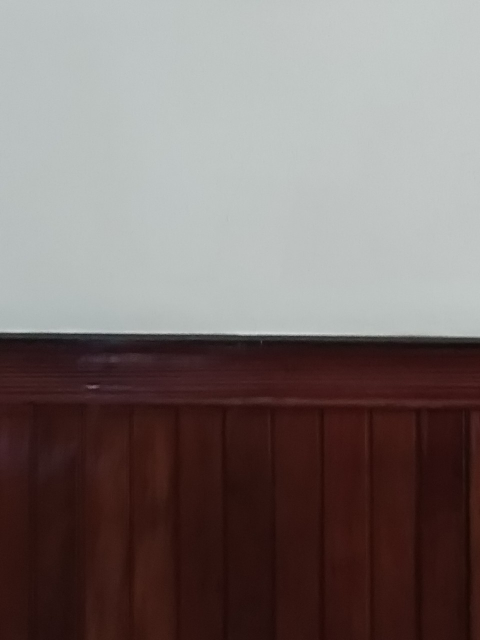
#> input picture home.jpg, 960 x 1280 px (shown at 1/2 size)
$ python background_subtraction.py
#> lines starting #> are read from the running program, lines starting #| are printed output that depends on the picture; after the words box and inside, x2 and y2 are one past the last pixel; in counts of white or black regions, pixels touching at a corner belong together
import numpy as np
import cv2

# Đọc và resize ảnh nền 1
bg1_image = cv2.imread('home.jpg', 1)
#> bg1_image is the input picture: shape (1280, 960, 3); mean B, G, R 110.9, 112.9, 123.7
bg1_image = cv2.resize(bg1_image, (678, 381))
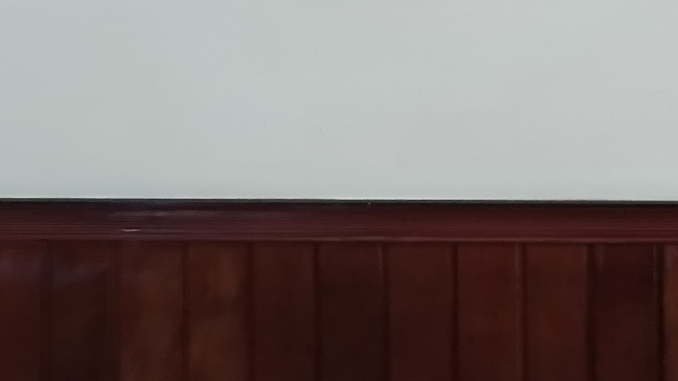
#> bg1_image: shape (381, 678, 3); mean B, G, R 110.8, 112.9, 123.6

# Đọc và resize ảnh đối tượng
ob_image = cv2.imread('me_and_home.jpg', 1)
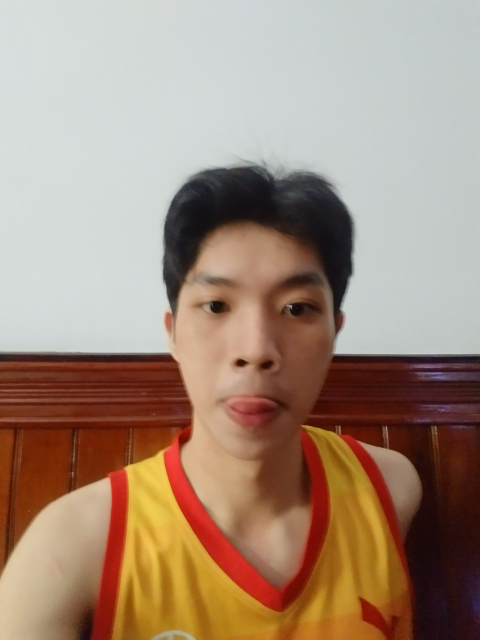
#> input picture me_and_home.jpg, 960 x 1280 px (shown at 1/2 size)
#> ob_image is the input picture: shape (1280, 960, 3); mean B, G, R 122.7, 140.2, 164.6
ob_image = cv2.resize(ob_image, (678, 381))
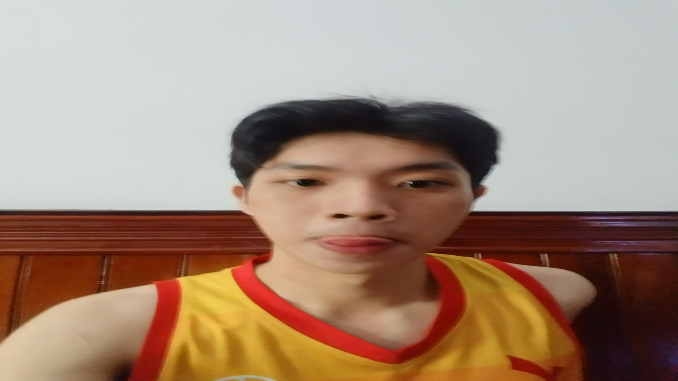
#> ob_image: shape (381, 678, 3); mean B, G, R 122.6, 140.1, 164.5

# Đọc và resize ảnh nền 2
bg2_image = cv2.imread('another_place.jpg', 1)
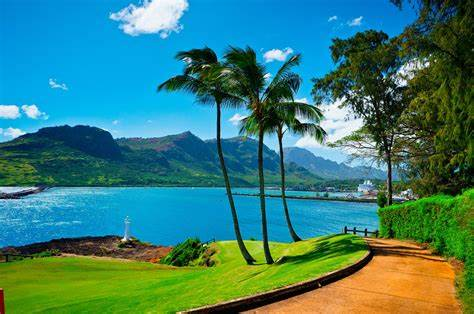
#> input picture another_place.jpg, 474 x 314 px
#> bg2_image is the input picture: shape (314, 474, 3); mean B, G, R 116.7, 125.5, 58.2
bg2_image = cv2.resize(bg2_image, (678, 381))
#> bg2_image: shape (381, 678, 3)

def compute_difference(bg_img, input_img):
    # Tính sự khác biệt giữa ảnh nền và ảnh đầu vào
    difference_single_channel = cv2.absdiff(bg_img, input_img)

    # Chuyển đổi ảnh khác biệt sang màu xám
    difference_single_channel_gray = cv2.cvtColor(difference_single_channel, cv2.COLOR_BGR2GRAY)
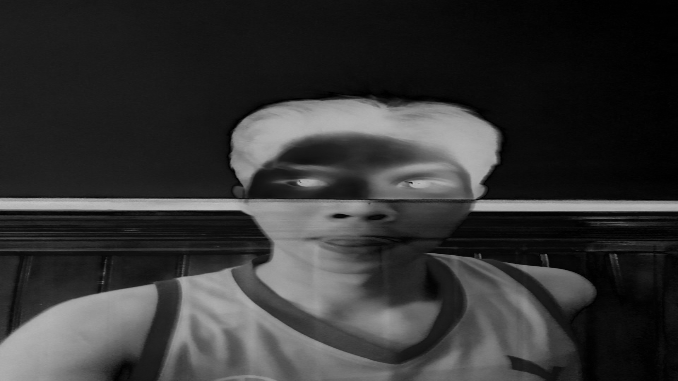
#> difference_single_channel_gray: shape (381, 678); min 0, max 196, mean 52.1

    return difference_single_channel_gray

def compute_binary_mask(difference_single_channel):
    # Áp dụng ngưỡng để tạo mặt nạ nhị phân
    _, difference_binary = cv2.threshold(difference_single_channel, 30, 255, cv2.THRESH_BINARY)
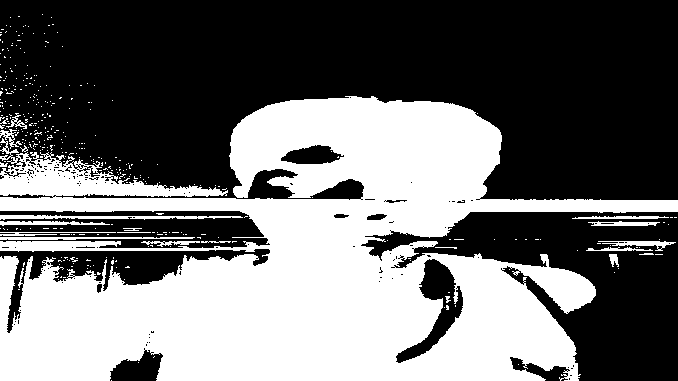
#> difference_binary: shape (381, 678); 43.1% white; 378 white regions (357 under 20 px), largest, box (x1, y1, x2, y2) and area: (0, 96, 678, 381) 107163, (0, 215, 243, 220) 705, (0, 237, 195, 240) 452

    return difference_binary

def replace_background(bg1_image, bg2_image, ob_image):
    # Tính sự khác biệt giữa ảnh nền và ảnh đối tượng
    difference_single_channel = compute_difference(bg1_image, ob_image)

    # Tạo mặt nạ nhị phân
    binary_mask = compute_binary_mask(difference_single_channel)

    # Thay thế nền
    output = np.where(binary_mask[:, :, None] == 255, ob_image, bg2_image)
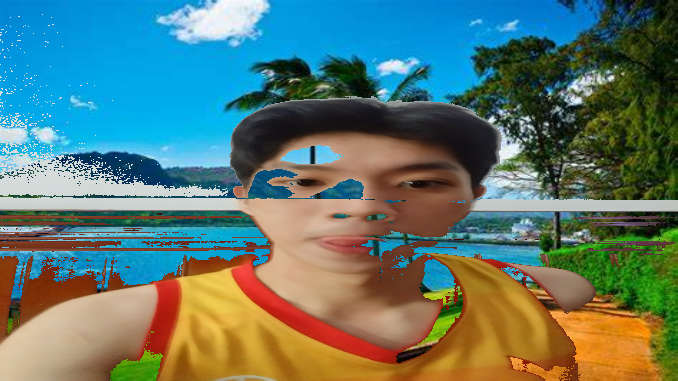
#> output: shape (381, 678, 3); mean B, G, R 110.8, 119.8, 93.1

    return output

# Thay thế nền và hiển thị kết quả
a = replace_background(bg1_image, bg2_image, ob_image)
cv2.imshow('Output', a)

# Chờ cho đến khi người dùng nhấn phím để đóng cửa sổ hiển thị
cv2.waitKey(0)
cv2.destroyAllWindows()
